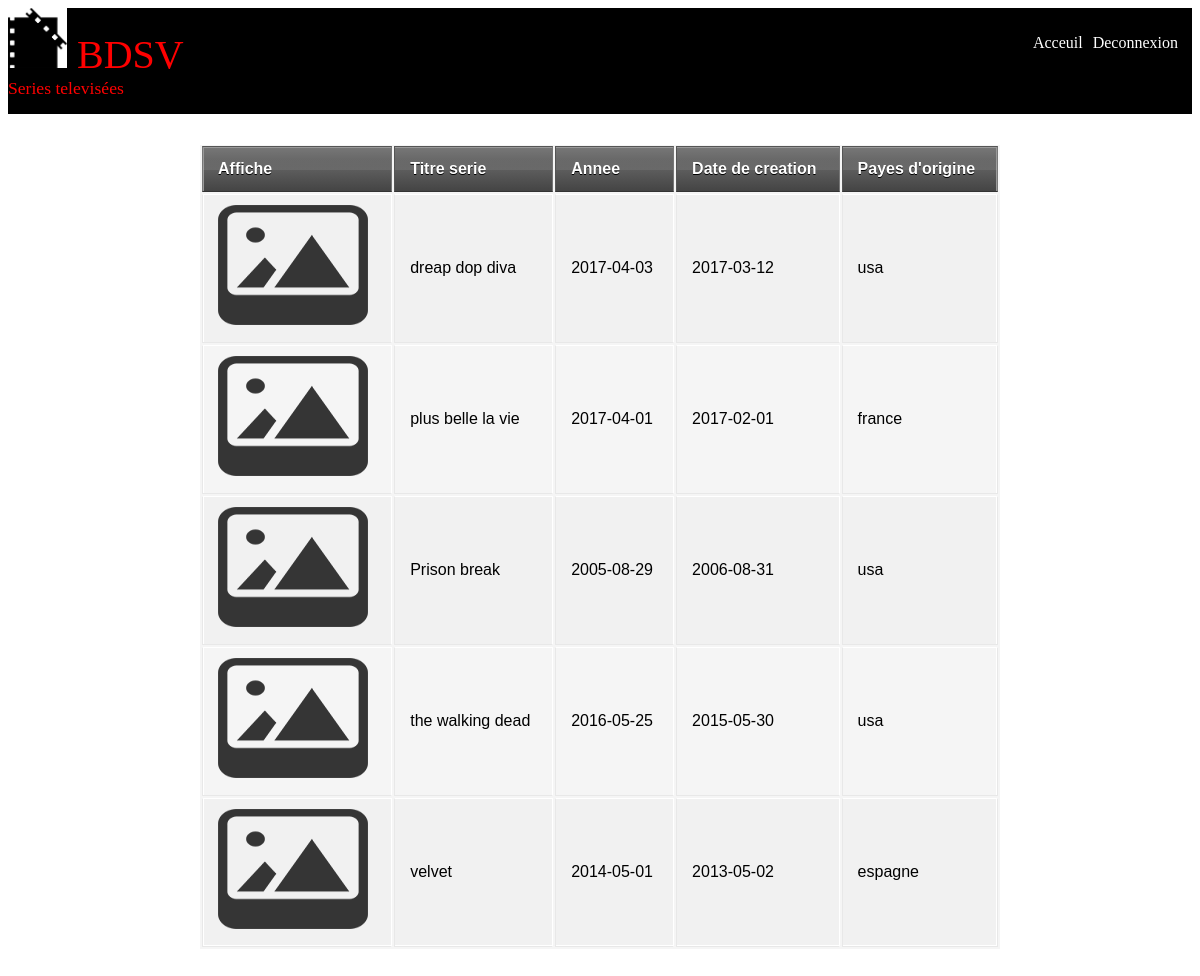
/listeseries.php, run on the app's committed database.
### tables this page shows
CREATE TABLE IF NOT EXISTS `serie` (
  `TITRE_SERIE` varchar(50) NOT NULL DEFAULT '',
  `ANNEE` date DEFAULT NULL,
  `PAYS` varchar(30) DEFAULT NULL,
  `DATE_CREATION` date DEFAULT NULL,
  PRIMARY KEY (`TITRE_SERIE`),
  KEY `TITRE_SERIE` (`TITRE_SERIE`),
  KEY `TITRE_SERIE_2` (`TITRE_SERIE`),
  KEY `TITRE_SERIE_3` (`TITRE_SERIE`)
);

### listeseries.php (the view, shortened to what this page needs)
<!DOCTYPE html>
<html >
  <head>
	 <link rel="stylesheet" type="text/css" href="css/style.css">
  </head>
  <body>
    <header>
				<div id="titre_principal">
                     <div id="logo">
                        <img src="images/logo1.jpg" alt="Logo cinema" />
                        <h1>BDSV</h1>
                      </div>
                    <h2>Series televisées </h2>
                     <div id="droite">
				        <nav>
                        <ul>
                        <li><a href="index.php">Acceuil</a></li>
                        <li><a href="#">Deconnexion</a></li>
                        </ul>
                        </nav>
				      </div>
                 </div>
    </header>
            <table class="table">
                   <thead  >
                     <tr>
					  <th>Affiche</th>
                      <th>Titre serie </th>
					   <th>Annee </th>
                      <th>Date de creation</th>
					  <th>Payes d'origine</th>
                      </tr>
                    </thead>
                    <tbody>
 <?php
try
{
	$bdd = new PDO('mysql:host=localhost;dbname=cinema;charset=utf8', 'root', '');
}
catch(Exception $e)
{
        die('Erreur : '.$e->getMessage());
}
$reponse = $bdd->query('SELECT * FROM serie');
while ($donnees = $reponse->fetch())
{
?>
                      <tr>
                     <td><img src="images/serie.png" width="150" height="120" /></td>
						<td> <?php echo $donnees['TITRE_SERIE']; ?></td>
                        <td> <?php echo $donnees['ANNEE']; ?></td>
                        <td> <?php echo $donnees['DATE_CREATION']; ?></td>
						<td> <?php echo $donnees['PAYS']; ?></td>
	</tr>
	<?php
}
?>
                     </tbody>
                   </table>
  </body>
</html>

### css/style.css (style rules this page uses)
body { background-image: url("http://cdn.wallpapersafari.com/50/68/ecUsXL.jpg"); font-family: 'Trebuchet MS', Arial, sans-serif; }
section h1, nav a { font-family: Dayrom, serif; font-weight: normal; }
header { background-color :black ; display: flex; justify-content: space-between; align-items: flex-end; }
#titre_principal { display: flex; flex-direction: column; }
#logo { display: flex; flex-direction: row; align-items: baseline; }
#logo img { width: 59px; height: 60px; }
header h1 { font-family: 'BallparkWeiner', serif; font-size: 2.5em; font-weight: normal; color : red ; margin: 0 0 0 10px; }
header h2 { font-family: Dayrom, serif; font-size: 1.1em; margin-top: 0px; font-weight: normal; color:red ; }
* { box-sizing:border-box; }
#droite { position:absolute; right:1%; top:1.1em; }
nav ul { list-style-type: none; display: flex; }
nav li { margin-right: 10px; }
nav a { color: white; padding-bottom: 3px; text-decoration: none; }
table { background: #f5f5f5; border-collapse: separate; box-shadow: inset 0 1px 0 #fff; font-size: 16px; line-height: 24px; margin: 30px auto; text-align: left; width: 800px; }
th { background: url(http://jackrugile.com/images/misc/noise-diagonal.png), linear-gradient(#777, #444); border-left: 1px solid #555; border-right: 1px solid #777; border-top: 1px solid #555; border-bottom: 1px solid #333; box-shadow: inset 0 1px 0 #999; color: #fff; font-weight: bold; padding: 10px 15px; position: relative; text-shadow: 0 1px 0 #000; }
th:after { background: linear-gradient(rgba(255,255,255,0), rgba(255,255,255,.08)); content: ''; display: block; height: 25%; left: 0; margin: 1px 0 0 0; position: absolute; top: 25%; width: 100%; }
th:first-child { border-left: 1px solid #777; box-shadow: inset 1px 1px 0 #999; }
th:last-child { box-shadow: inset -1px 1px 0 #999; }
td { border-right: 1px solid #fff; border-left: 1px solid #e8e8e8; border-top: 1px solid #fff; border-bottom: 1px solid #e8e8e8; padding: 10px 15px; position: relative; transition: all 300ms; }
td:first-child { box-shadow: inset 1px 0 0 #fff; }
td:last-child { border-right: 1px solid #e8e8e8; box-shadow: inset -1px 0 0 #fff; }
tr { background: url(http://jackrugile.com/images/misc/noise-diagonal.png); }
tr:nth-child(odd) td { background: #f1f1f1 url(http://jackrugile.com/images/misc/noise-diagonal.png); }
tr:last-of-type td { box-shadow: inset 0 -1px 0 #fff; }
tr:last-of-type td:first-child { box-shadow: inset 1px -1px 0 #fff; }
tr:last-of-type td:last-child { box-shadow: inset -1px -1px 0 #fff; }
h1 { margin: 10px 0 0 0; }

### data on the page
serie: TITRE_SERIE "dreap dop diva", ANNEE "2017-04-03", DATE_CREATION "2017-03-12", PAYS "usa"
serie: TITRE_SERIE "plus belle la vie", ANNEE "2017-04-01", DATE_CREATION "2017-02-01", PAYS "france"
serie: TITRE_SERIE "Prison break", ANNEE "2005-08-29", DATE_CREATION "2006-08-31", PAYS "usa"
serie: TITRE_SERIE "the walking dead", ANNEE "2016-05-25", DATE_CREATION "2015-05-30", PAYS "usa"
serie: TITRE_SERIE "velvet", ANNEE "2014-05-01", DATE_CREATION "2013-05-02", PAYS "espagne"
